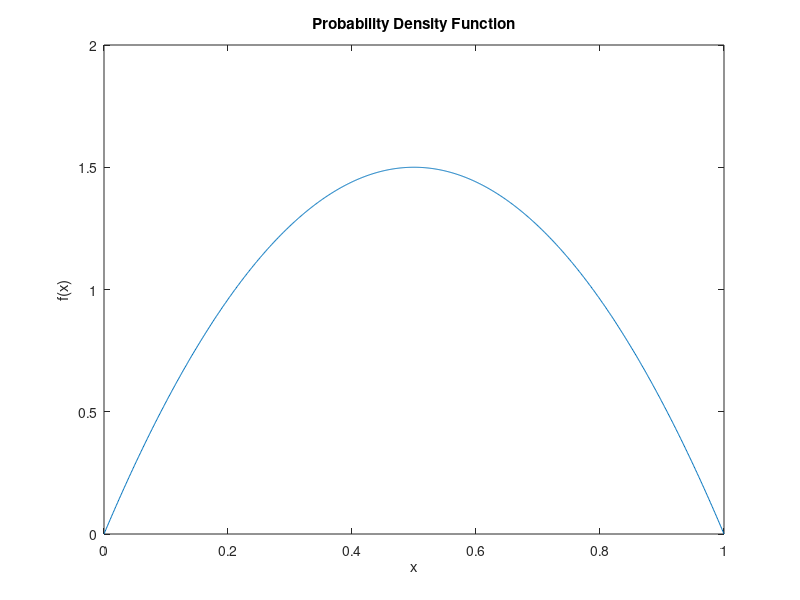

Here is the MATLAB script that generated this plot:
% Define the probability density function
f = @(x) (3/2) - 6 * (x - 1/2).^2;

% (a) Plot the density function
x_values = linspace(0, 1, 1000);
y_values = f(x_values);

figure;
plot(x_values, y_values);
xlabel('x');
ylabel('f(x)');
title('Probability Density Function');

% (b) Integrate the pdf and check that the area under the graph is 1
area_under_curve = integral(f, 0, 1);
fprintf('Area under the curve: %.2f\n', area_under_curve);

% (c) Find the probabilities
% i. P(X ≤ 0.5)
prob_less_than_0_5 = integral(f, 0, 0.5);
fprintf('P(X ≤ 0.5): %.2f\n', prob_less_than_0_5);

% ii. P(0.2 ≤ X ≤ 0.7)
prob_between_0_2_and_0_7 = integral(f, 0.2, 0.7);
fprintf('P(0.2 ≤ X ≤ 0.7): %.2f\n', prob_between_0_2_and_0_7);

% iii. P(X > 0.8)
prob_greater_than_0_8 = 1 - integral(f, 0, 0.8); % Since it's a probability density function, the total probability is 1
fprintf('P(X > 0.8): %.2f\n', prob_greater_than_0_8);
